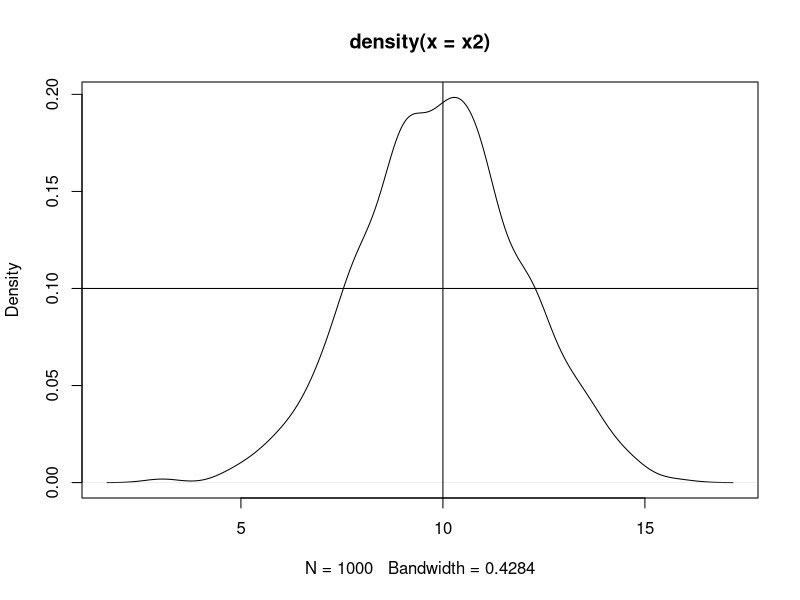
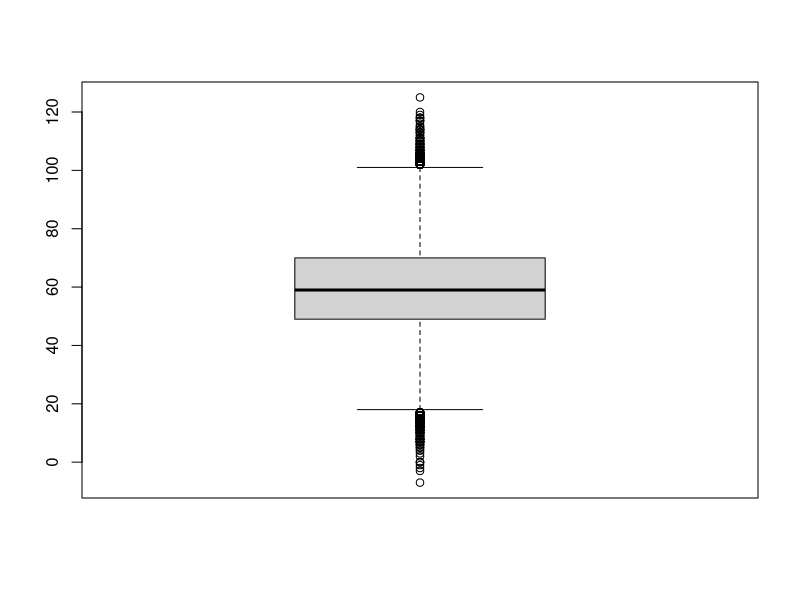
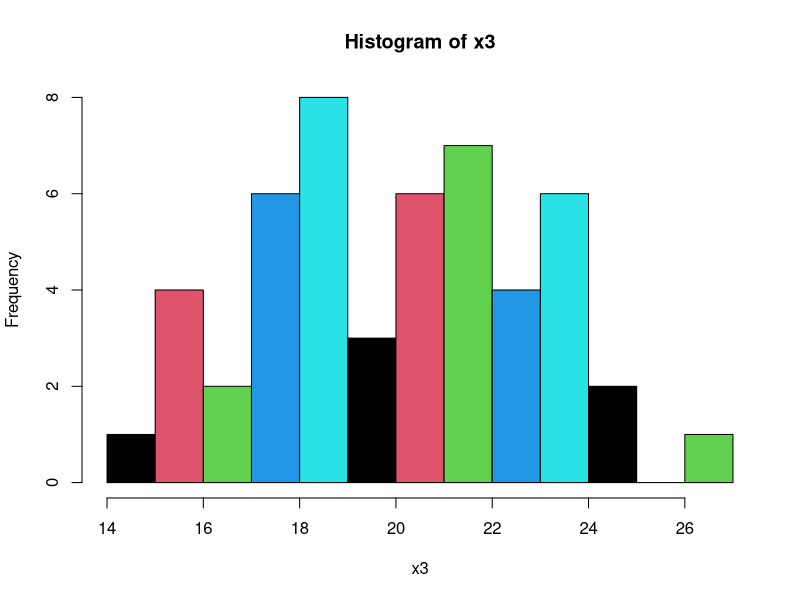
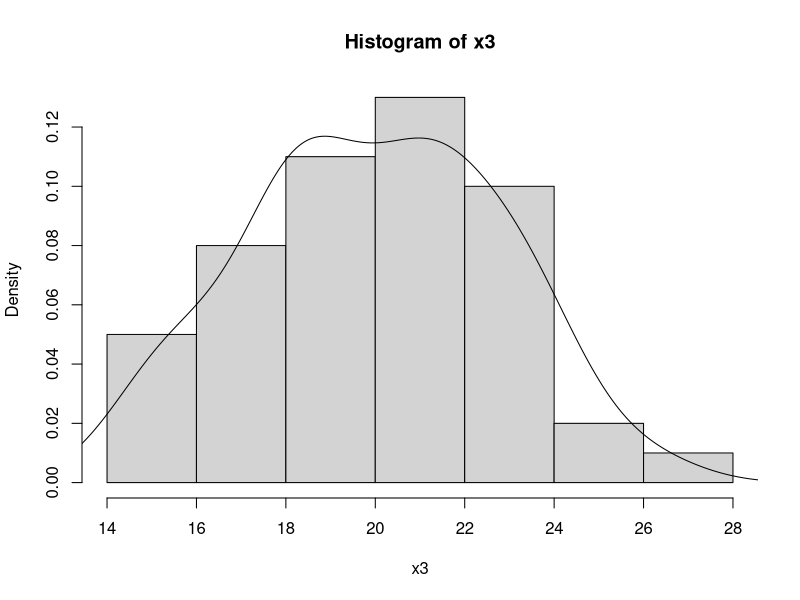
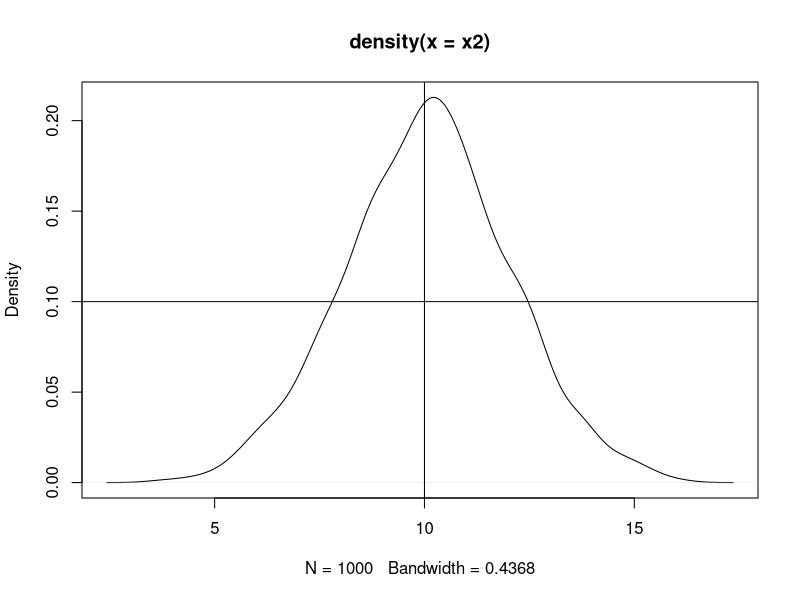
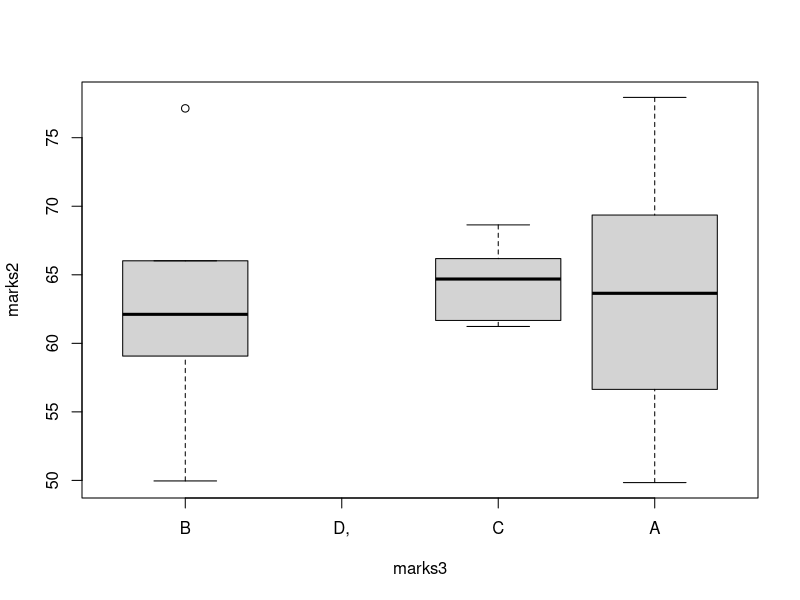
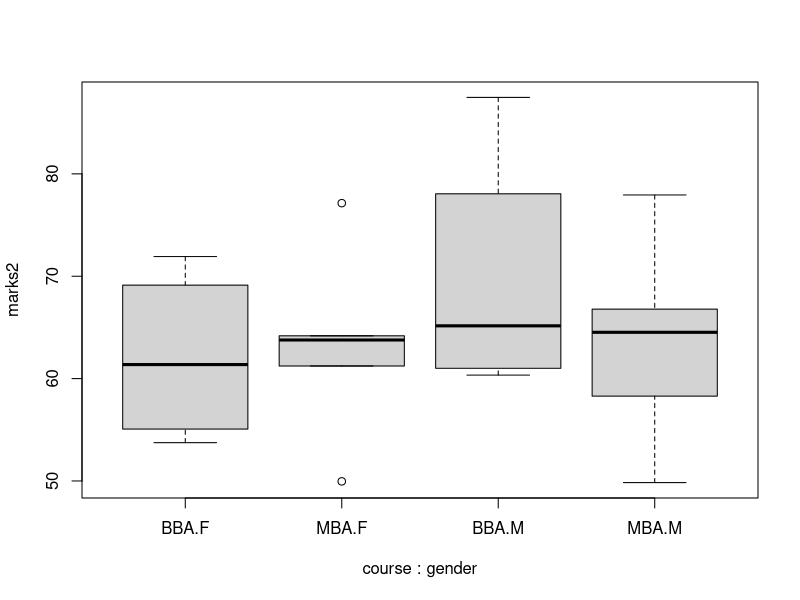
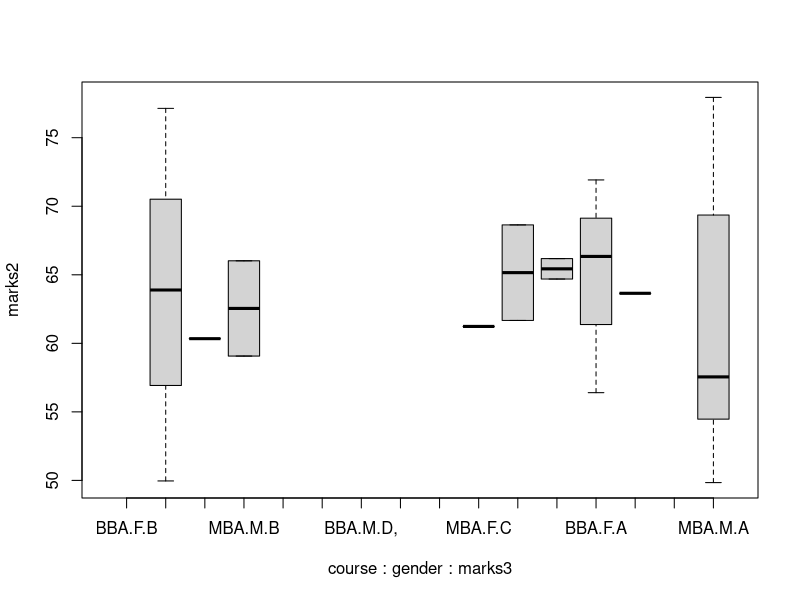

Write R code to recreate these figures, in order. (Note: this script raises an error after producing the figures.)
#Title Data structures in R

#Vectors----
cv = c('Dhiraj','a','Arun')
nv=c(12,45,26)
lv=c(T,F,T)
cv
lv
nv

(x=1:100000)
set.seed(100)      #helps generate same pattern in R before using rnorm
(x = trunc(rnorm(100000,mean=60,sd=15)))

(x1=sort(x))
x1

#Values between 60 and 70
x[x>=60 & x<=70]
#Count

length(x[x>=60 & x<=70])

x2=rnorm(1000,mean=10,sd=2)
plot(density(x2))
abline(v=10,h=.1)    #draw vertical and horizontal lines

x3=seq(1,100,by=2)
x3

mean(x)             
median(x)
(xt=table(x)) #Gives frequency

sort(xt,decreasing=T )[1:2] #sort decreasing and print the 1st two nos
summary(x)
quantile(x)
quantile(x,c(.1,.2,.3))
quantile(x,seq(0,1,.1))
seq(0,1,.01)

#box plot - 5 no summary

boxplot(x)

x3=rnorm(50,mean=20,sd=3)
stem(x3)
hist(x3,breaks=12,col=1:5)
hist(x3, freq=F)
lines(density(x3))



#standard normal - mean 0 and std deviation-1

x2=rnorm(1000,mean=10, sd=2)
plot(density(x2))
abline(v=10,h=.1)

#Sequence of nos

(x3=seq(1,100,by=2))
mean(x3)


#Matrix----

#2 dimensions #similar to vector : Character, logic, numeric
(m1=matrix(c(1:24),nrow=6))
m1[1];m1[10:14]  # index always counts down columnwise
(m2=matrix(c(1:24),nrow=6,byrow=T))
cbind(m1,m2)   #no of rows must be the same for both m1 and m2.
rbind(m1,m2)
m1
colSums(m1);rowSums(m1)

colMeans(m1); rowMeans(m1)



#Subset col/row, combination of R&C
m1
m1[1,];m1[,2]
m1[1:2,3]
m1[1:2,3:4];m1[1,2]
m1[c(1,4),c(2,3)]
m1[m1>10 & m1<15]
m1+m2
m1-m2
t(m1)

sweep(m1, MARGIN = 1, STATS = c(2,3,4,5,6,7), FUN="+" )      #rowise
sweep(m1, MARGIN = 2, STATS = c(2,3,4,5), FUN="*" ) #colwise



#Dataframe----
#every column can be of a different type
n=30
(rollno=paste('A',1:n,sep=''))
(names=paste('student',1:n,sep=''))
class(names)
set.seed(101)
(gender=sample(c('M','F'),size=n,replace=T,prob=c(.7,.3)))
table(gender)
?rnorm
set.seed(105)
(marks1=round(rnorm(n=n,mean=70,sd=7),2))
set.seed(105)
(marks2=round(rnorm(n=n,mean=65,sd=10),2))
set.seed(106)
(marks3 = sample(c('A','B','C','D'),size=n,replace=T,prob=c(.3,.2,.3,.2)))
table(marks3)

df=data.frame(rollno,names,gender,marks1,marks2,marks3,stringsAsFactors = F)
df
summary(df)
str(df)
df$gender=factor(df$gender)
(df$marks3=factor(df$marks3))
df$gender
df

#queries ??

#filter
df[1:5,1:2]
df[1:5,c('rollno','marks1')]
df[df$marks1>70 & gender=='M',c('rollno','marks1','gender')]
df$course = sample(c('MBA','BBA'),size = n, replace = T, prob = c(.6,.4))
head(df)
tail(df)
str(df)
df$marks3 = factor(df$marks3,levels = c('B','D,','C','A'))
df$course = factor(df$course)
str(df)
df
boxplot(marks2 ~ marks3, data=df)
boxplot(marks2 ~ course+gender, data=df)
boxplot(marks2 ~ course+gender+marks3, data=df)

aggregate(marks2~course+gender+marks3,data = df, FUN = mean)
install.packages("dplyr")
library(dplyr)

f(x,y)

count(df)

#group by course, mean of marks2

df %>% group_by(course,gender)%>% summarise(mean(marks2),mean(marks1))
df %>% group_by(course)%>%select(marks1)%>% top_n(2)
df %>% filter(gender=='F' & marks3=='A')%>%tally()
df %>% filter(gender=='F'  & marks3=='A')%>% summarise(n())
.rs.restartR()
df %>% sample_frac(.2)
df %>% sample_n(3)

#Factors----
